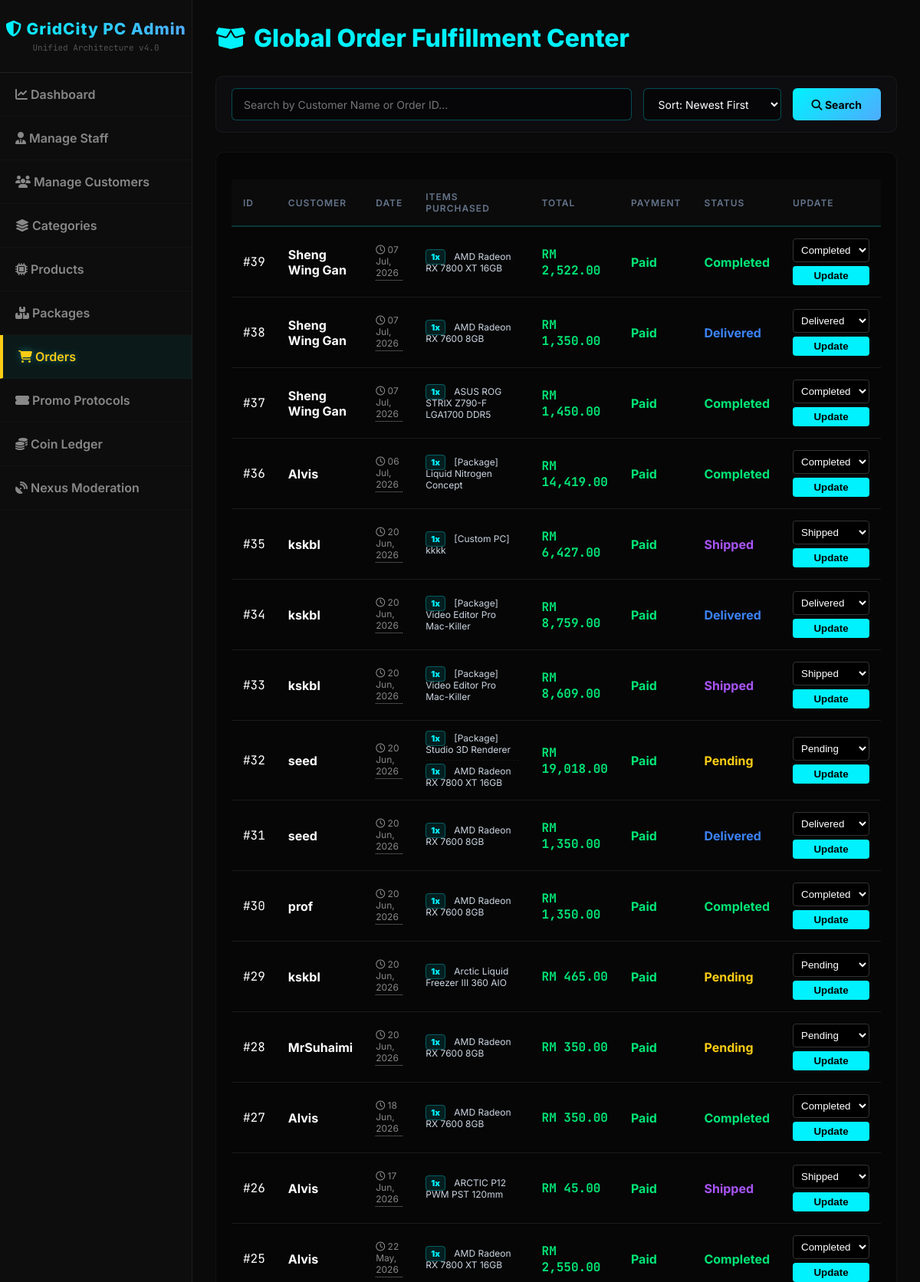
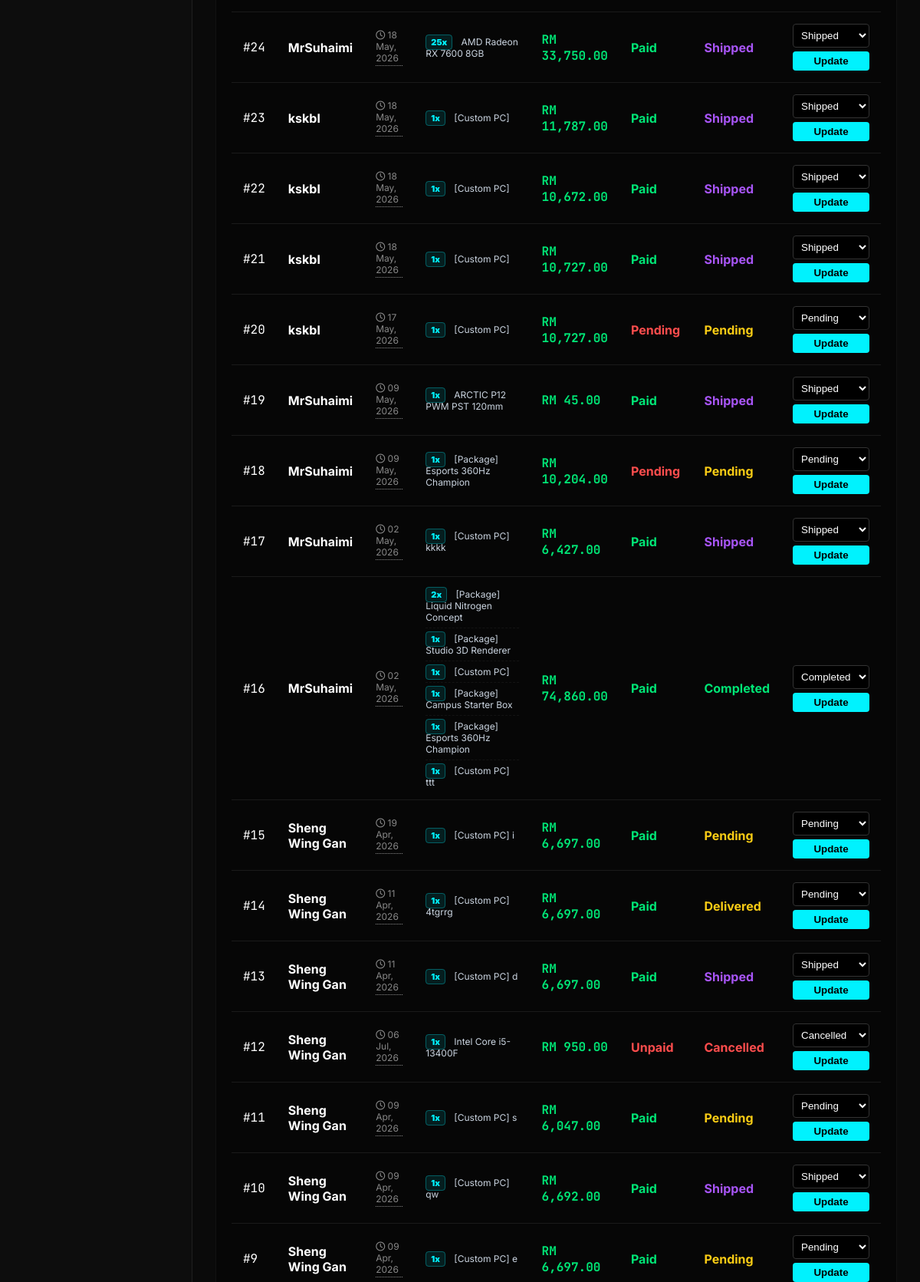
The page /manage_orders.php (signed in, upper part) on the database as committed earlier (2 pictures, top to bottom).
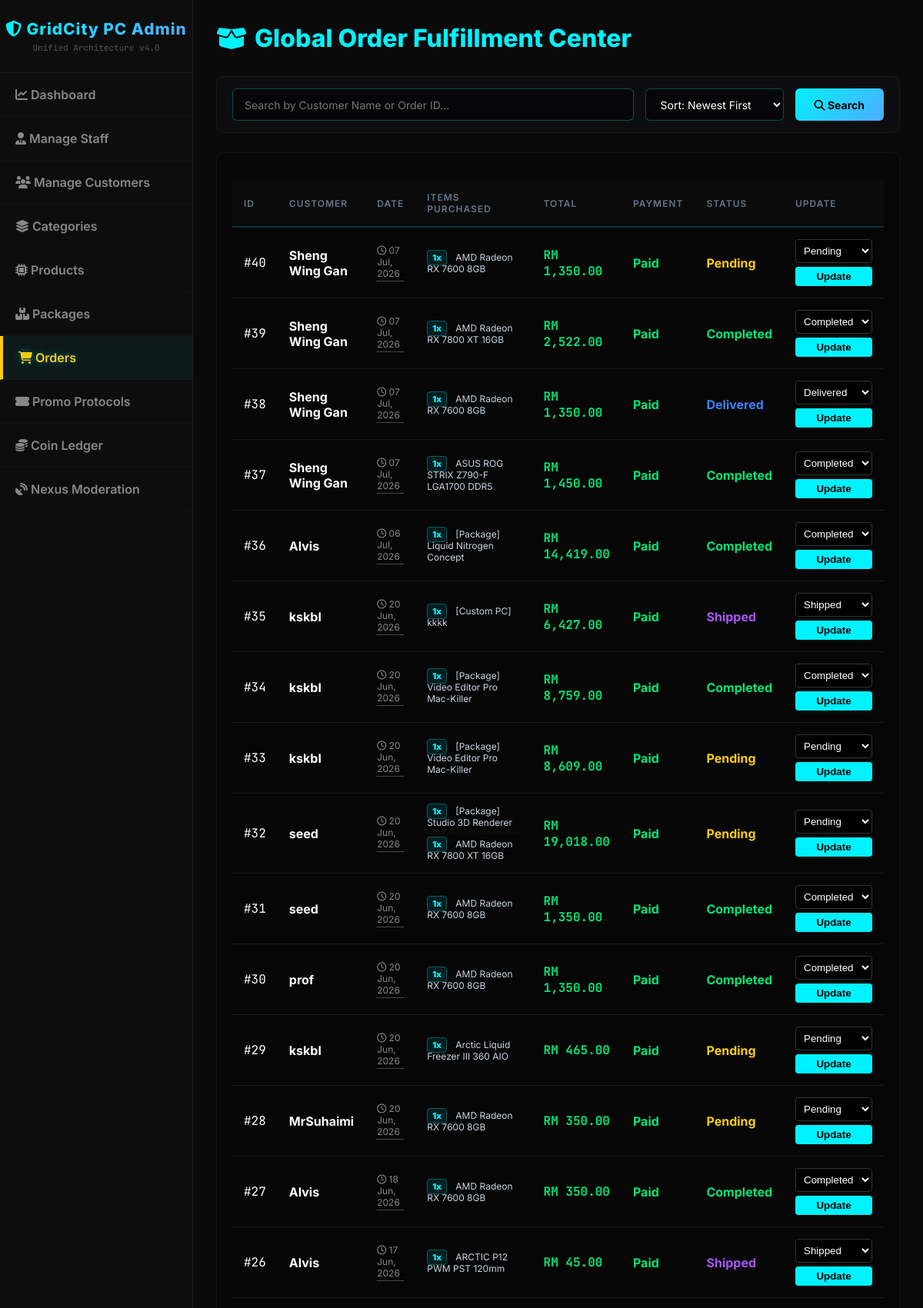
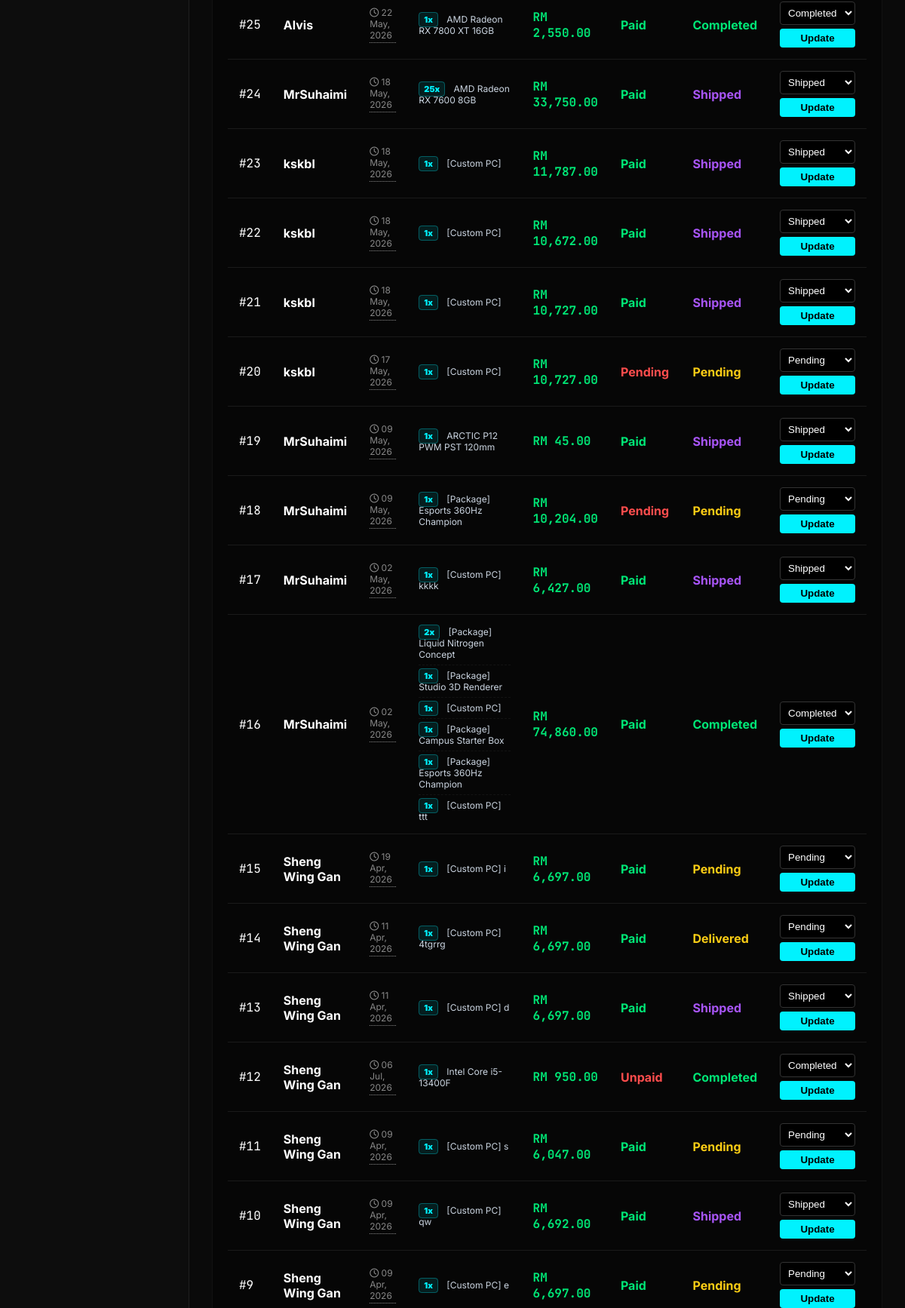
The same page on the database as committed later (2 pictures, top to bottom).
### tables this page shows
CREATE TABLE `orders` (
  `order_id` int(11) NOT NULL,
  `order_name` varchar(100) DEFAULT 'My Custom Order',
  `customer_id` int(11) NOT NULL,
  `order_date` datetime DEFAULT current_timestamp(),
  `total_amount` decimal(10,2) NOT NULL,
  `coins_used` int(11) NOT NULL DEFAULT 0,
  `discount_amount` decimal(10,2) NOT NULL DEFAULT 0.00,
  `shipping_address` text NOT NULL,
  `contact_number` varchar(20) DEFAULT NULL,
  `order_status` varchar(20) DEFAULT 'Pending'
);

CREATE TABLE `customers` (
  `customer_id` int(11) NOT NULL,
  `username` varchar(150) DEFAULT NULL,
  `first_name` varchar(50) DEFAULT NULL,
  `last_name` varchar(50) DEFAULT NULL,
  `email` varchar(100) NOT NULL,
  `password` varchar(255) NOT NULL,
  `phone_number` varchar(20) DEFAULT NULL,
  `birthday` date DEFAULT NULL,
  `wallet_balance` decimal(10,2) NOT NULL DEFAULT 0.00,
  `reward_coins` int(11) NOT NULL DEFAULT 0,
  `lifetime_coins` int(11) DEFAULT 0,
  `membership_tier` varchar(20) DEFAULT 'Standard',
  `vip_expiry_date` datetime DEFAULT NULL,
  `auto_renew` tinyint(1) DEFAULT 0,
  `default_shipping_address` text DEFAULT NULL,
  `account_status` varchar(20) DEFAULT 'Active',
  `reset_token` varchar(6) DEFAULT NULL,
  `reset_token_expire` datetime DEFAULT NULL,
  `pref_gamer` int(11) DEFAULT 0,
  `pref_creator` int(11) DEFAULT 0,
  `pref_student` int(11) DEFAULT 0,
  `pref_enthusiast` int(11) DEFAULT 0,
  `created_at` datetime DEFAULT current_timestamp(),
  `status` varchar(50) NOT NULL DEFAULT 'Active',
  `daily_coins_added` int(11) DEFAULT 0,
  `daily_coins_deducted` int(11) DEFAULT 0,
  `last_coin_update` date DEFAULT NULL,
  `last_login` datetime DEFAULT current_timestamp()
);

CREATE TABLE `order_details` (
  `order_detail_id` int(11) NOT NULL,
  `order_id` int(11) NOT NULL,
  `product_id` int(11) DEFAULT NULL,
  `pc_build` int(11) DEFAULT NULL,
  `package_id` int(11) DEFAULT NULL,
  `affiliate_id` int(11) DEFAULT NULL,
  `quantity` int(11) NOT NULL,
  `unit_price` decimal(10,2) NOT NULL,
  `return_status` varchar(50) DEFAULT NULL,
  `return_reason` text DEFAULT NULL,
  `return_image` varchar(255) DEFAULT NULL
);

CREATE TABLE `products` (
  `product_id` int(11) NOT NULL,
  `category_id` int(11) NOT NULL,
  `product_name` varchar(100) NOT NULL,
  `description` text DEFAULT NULL,
  `price` decimal(10,2) NOT NULL,
  `stock_quantity` int(11) NOT NULL DEFAULT 0,
  `specifications` text DEFAULT NULL,
  `image_url` longtext DEFAULT NULL,
  `status` varchar(20) DEFAULT 'Available',
  `tdp_wattage` int(11) DEFAULT 0,
  `is_package` tinyint(1) DEFAULT 0,
  `socket_type` varchar(20) DEFAULT NULL COMMENT 'For CPU and Motherboard (e.g., LGA1700, AM5)',
  `ram_type` varchar(20) DEFAULT NULL COMMENT 'For Motherboard and RAM (e.g., DDR4, DDR5)',
  `performance_tier` int(2) DEFAULT 0 COMMENT '1-10 scale for AI Bottleneck calculation'
);

CREATE TABLE `payments` (
  `payment_id` int(11) NOT NULL,
  `order_id` int(11) NOT NULL,
  `payment_method` varchar(50) NOT NULL,
  `reference_number` varchar(100) DEFAULT NULL,
  `payment_status` varchar(20) DEFAULT 'Unpaid',
  `transaction_date` datetime DEFAULT current_timestamp()
);

### manage_orders.php (the view, shortened to what the changed rows need)
<?php
$conn->query("UPDATE orders SET order_status = 'Shipped'
              WHERE order_status = 'Processing'
              AND order_date < NOW() - INTERVAL 4 MINUTE");
$search = $_GET['search'] ?? '';
$current_sort = $_GET['sort'] ?? 'desc';
$order_by = 'o.order_id DESC';
?>
<!DOCTYPE html>
<html lang="en">
<head>
    <link rel="stylesheet" href="https://cdnjs.cloudflare.com/ajax/libs/font-awesome/6.4.0/css/all.min.css">
    <link rel="stylesheet" href="css/admin_style.css">
</head>
<body>
    <div class="admin-container">
        <div class="admin-content" style="padding: 30px;">
            <header class="admin-header" style="margin-bottom: 30px; display: flex; justify-content: space-between; align-items: center;">
                <div>
                    <h2 style="color: #00f2fe; margin:0;"><i class="fas fa-box-open"></i> Global Order Fulfillment Center</h2>
                </div>
            </header>
            <div class="table-container" style="background: rgba(0,0,0,0.4); padding: 20px; border-radius: 12px; border: 1px solid rgba(255,255,255,0.05);">
                <table style="width:100%; border-collapse: collapse;">
                    <thead>
                        <tr style="border-bottom: 2px solid rgba(0,242,254,0.2); text-align: left;">
                            <th style="padding:15px; color:#64748b; font-size:12px;">ID</th>
                            <th style="padding:15px; color:#64748b; font-size:12px;">Customer</th>
                            <th style="padding:15px; color:#64748b; font-size:12px;">Date</th>
                            <th style="padding:15px; color:#64748b; font-size:12px; width:30%;">Items Purchased</th>
                            <th style="padding:15px; color:#64748b; font-size:12px;">Total</th>
                            <th style="padding:15px; color:#64748b; font-size:12px;">Payment</th>
                            <th style="padding:15px; color:#64748b; font-size:12px;">Status</th>
                            <th style="padding:15px; color:#64748b; font-size:12px;">Update</th>
                        </tr>
                    </thead>
                    <tbody>
                        <?php
                        if ($search !== '') {
                            $keywords = explode(' ', trim($search));
                            $conditions = [];
                            $params = [];
                            $types = "";
                            foreach ($keywords as $kw) {
                                if (trim($kw) !== '') {
                                    $conditions[] = "(c.username LIKE ? OR o.order_id LIKE ?)";
                                    $params[] = "%" . trim($kw) . "%";
                                    $params[] = "%" . trim($kw) . "%";
                                    $types .= "ss";
                                }
                            }
                            $where_clause = implode(" AND ", $conditions);
                            $sql = "SELECT o.*, c.username, p.payment_status
                                    FROM orders o
                                    JOIN customers c ON o.customer_id = c.customer_id
                                    LEFT JOIN payments p ON o.order_id = p.order_id
                                    WHERE $where_clause ORDER BY $order_by";
                            $stmt = $conn->prepare($sql);
                            if (!empty($params)) {
                                $stmt->bind_param($types, ...$params);
                            }
                            $stmt->execute();
                            $res = $stmt->get_result();
                        } else {
                            $sql = "SELECT o.*, c.username, p.payment_status
                                    FROM orders o
                                    JOIN customers c ON o.customer_id = c.customer_id
                                    LEFT JOIN payments p ON o.order_id = p.order_id
                                    ORDER BY $order_by";
                            $res = $conn->query($sql);
                        }
                        if ($res && $res->num_rows > 0) {
                            while ($row = $res->fetch_assoc()) {
                                $status = $row['order_status'];
                                $status_color = "#facc15";
                                if ($status == 'Processing') $status_color = "#00f2fe";
                                elseif ($status == 'Shipped') $status_color = "#a855f7";
                                elseif ($status == 'Delivered') $status_color = "#3b82f6";
                                elseif ($status == 'Completed') $status_color = "#00e676";
                                elseif ($status == 'Cancelled') $status_color = "#ff4d4d";
                                $pay_status = empty($row['payment_status']) ? 'Unpaid' : $row['payment_status'];
                                $pay_color = (strtolower($pay_status) === 'paid') ? '#00e676' : '#ff4d4d';
                                echo "<tr style='border-bottom: 1px solid rgba(255,255,255,0.05);'>";
                                echo "<td style='padding:15px; font-family: JetBrains Mono;'>#{$row['order_id']}</td>";
                                echo "<td style='padding:15px; font-weight:bold;'>" . htmlspecialchars($row['username']) . "</td>";
                                $order_time = strtotime($row['order_date']);
                                $time_diff = time() - $order_time;
                                $days = floor($time_diff / 86400);
                                $hours = floor(($time_diff % 86400) / 3600);
                                $mins = floor(($time_diff % 3600) / 60);
                                $time_elapsed = "";
                                if ($days > 0) $time_elapsed = "{$days} Days, {$hours} Hrs ago";
                                elseif ($hours > 0) $time_elapsed = "{$hours} Hrs, {$mins} Mins ago";
                                else $time_elapsed = "{$mins} Mins ago";
                                $exact_time = date('h:i:s A', $order_time);
                                $date_display = date('d M, Y', $order_time);
                                $address = $row['shipping_address'] ?? 'Check customer profile for full address details.';
                                echo "<td style='padding:15px; color:#888; font-size:12px;'>
                                        <div class='tooltip-container'>
                                            <i class='far fa-clock'></i> {$date_display}
                                            <div class='tooltip-text'>
                                                <div style='margin-bottom:8px;'>
                                                    <strong style='color:#00f2fe;'><i class='fas fa-map-marker-alt'></i> Shipping Address:</strong><br>
                                                    <span style='color:#cbd5e1;'>" . htmlspecialchars($address) . "</span>
                                                </div>
                                                <div style='margin-bottom:8px;'>
                                                    <strong style='color:#00f2fe;'><i class='fas fa-calendar-check'></i> Exact Time:</strong><br>
                                                    <span style='color:#cbd5e1;'>{$date_display} at {$exact_time}</span>
                                                </div>
                                                <div>
                                                    <strong style='color:#00f2fe;'><i class='fas fa-stopwatch'></i> Time Elapsed:</strong><br>
                                                    <span style='color:#ff4d4d; font-weight:bold;'>{$time_elapsed}</span>
                                                </div>
                                            </div>
                                        </div>
                                      </td>";
                                echo "<td style='padding:15px;'>";
                                $order_id_val = $row['order_id'];
                                $sql_items = "SELECT od.order_detail_id, od.quantity, od.unit_price, od.return_status, od.return_reason, od.return_image, p.product_name, pkg.package_name, sb.build_name
                                              FROM order_details od
                                              LEFT JOIN products p ON od.product_id = p.product_id
                                              LEFT JOIN packages pkg ON od.package_id = pkg.package_id
                                              LEFT JOIN saved_builds sb ON od.pc_build = sb.pc_build
                                              WHERE od.order_id = $order_id_val";
                                $res_items = $conn->query($sql_items);
                                while($item = $res_items->fetch_assoc()) {
                                    $name = $item['product_name'] ?: ($item['package_name'] ? "[Package] ".$item['package_name'] : "[Custom PC] ".$item['build_name']);
                                    echo "<div class='item-row'><span class='qty-badge'>{$item['quantity']}x</span> ".htmlspecialchars($name);
                                    echo "</div>";
                                }
                                echo "</td>";
                                echo "<td style='padding:15px; color:#00e676; font-weight:bold; font-family: JetBrains Mono;'>RM " . number_format($row['total_amount'], 2) . "</td>";
                                echo "<td style='padding:15px; font-weight:bold; color:{$pay_color}'>" . htmlspecialchars($pay_status) . "</td>";
                                echo "<td style='padding:15px; font-weight:bold; color:$status_color'>$status</td>";
                                echo "<td style='padding:15px;'>
                                        <form method='POST'>
                                            <input type='hidden' name='order_id' value='{$row['order_id']}'>
                                            <input type='hidden' name='current_sort' value='$current_sort'>
                                            <input type='hidden' name='current_search' value='$search'>
                                            <select name='new_status' style='background:#000; color:#fff; border:1px solid #333; padding:6px; border-radius:4px; margin-bottom:5px; width:100px;'>
                                                <option value='Pending' ".($status=='Pending'?'selected':'').">Pending</option>
                                                <option value='Processing' ".($status=='Processing'?'selected':'').">Processing</option>
                                                <option value='Shipped' ".($status=='Shipped'?'selected':'').">Shipped</option>
                                                <option value='Delivered' ".($status=='Delivered'?'selected':'').">Delivered</option> <option value='Completed' ".($status=='Completed'?'selected':'').">Completed</option>
                                                <option value='Cancelled' ".($status=='Cancelled'?'selected':'').">Cancelled</option>
                                            </select><br>
                                            <button type='submit' name='update_status' style='background:#00f2fe; color:#000; border:none; padding:5px 10px; border-radius:4px; font-weight:bold; cursor:pointer; width:100px;'>Update</button>
                                        </form>
                                      </td>";
                                echo "</tr>";
                            }
                        } else {
                            echo "<tr><td colspan='8' style='padding:30px; text-align:center; color:#888; font-size: 16px;'>No orders match your search.</td></tr>";
                        }
                        ?>
                    </tbody>
                </table>
            </div>
        </div>
    </div>
</body>
</html>

Rows that differ between the two databases and show on the page:
added orders: order_id "40", customer.username "Sheng Wing Gan", order_date "07 Jul, 2026", total_amount "1,350.00", payments.payment_status "Paid", order_status "Pending", new_status "Pending"
added order_details: quantity "1", product.product_name "AMD Radeon RX 7600 8GB", shown under "40"
changed orders id 34: order_status "Delivered" → "Completed"; new_status "Delivered" → "Completed"
changed orders id 33: order_status "Shipped" → "Pending"; new_status "Shipped" → "Pending"
changed orders id 31: order_status "Delivered" → "Completed"; new_status "Delivered" → "Completed"
changed orders id 12: order_status "Cancelled" → "Completed"; new_status "Cancelled" → "Completed"
